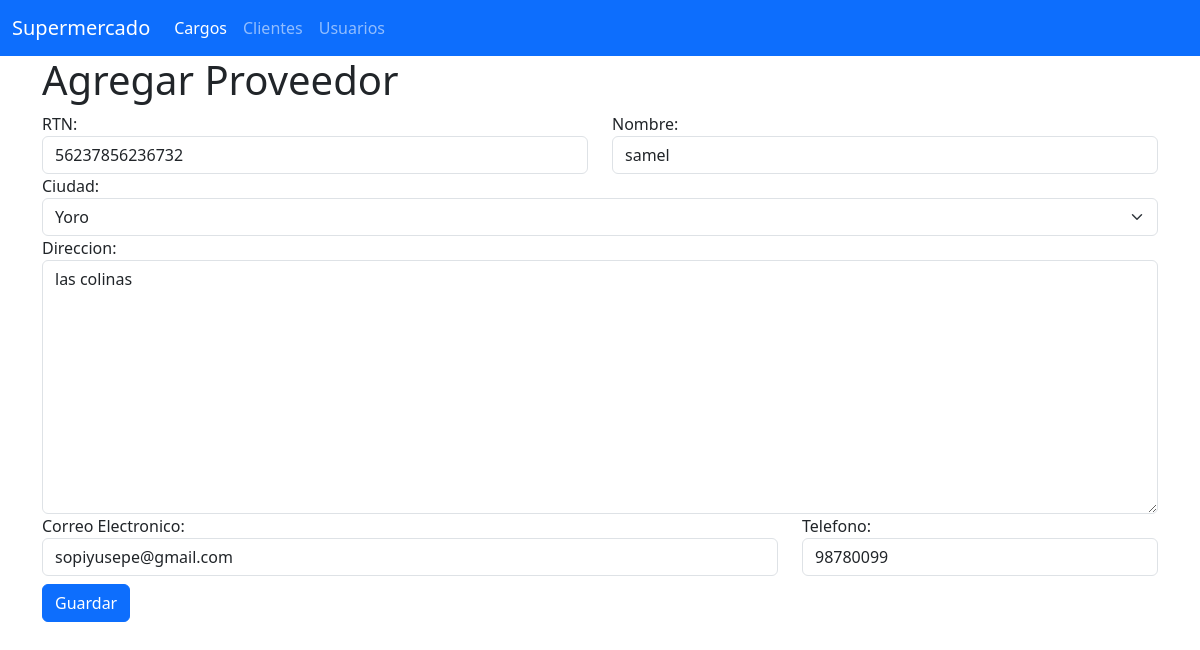
Screenshot of /inventario/proveedores/17707114-5eeb-44e5-bb0b-2cc6d7f591f2/actualizar with the database file from the repository.
### Inventario/models.py (models this page shows, shortened)
class Proveedor(models.Model):
    uuid =  models.UUIDField(primary_key=True, unique=True, default=uuid4, verbose_name='UUID')
    rtn =  models.CharField(max_length=14, verbose_name='RTN', help_text='Ingrese el RTN del proveedor')
    name =  models.CharField(max_length=150, verbose_name='Nombre', help_text='Ingrese el nombre del proveedor')
    city =  models.CharField(max_length=4, choices=CITIES, verbose_name='Ciudad', help_text='Seleccione la ciudad del proveedor')
    address =  models.CharField(max_length=255, verbose_name='Direccion', help_text='Ingrese la direccion del proveedor')
    email  =  models.CharField(max_length=70, verbose_name='Correo Electrónico', help_text='Ingrese el correo electronico del proveedor')
    phone =  models.CharField(max_length=8, verbose_name='Telefono', help_text='Ingrese el correo del proveedor')
    status =  models.BooleanField(default=True, verbose_name='Estado', help_text='Seleccione el estado del proveedor')
    createdAt =  models.DateTimeField(auto_now_add=True)
    updatedAt =  models.DateTimeField(auto_now=True)

### Inventario/views.py (the view)
# urls.py: path('proveedores/<uuid:uuid>/actualizar', ActualizarProveedor.as_view(), name='actualizar_proveedor'),
class ActualizarProveedor(View):
    def get(self, request, uuid):
        proveedor =  Proveedor.objects.get(uuid=uuid)
        form =  UpdateProveedorForm(instance=proveedor)
        return render(request, 'proveedores/agregar_proveedor.html', {'form': form})

### Inventario/forms.py
class UpdateProveedorForm(forms.ModelForm):
    rtn =  forms.CharField(max_length=14, label='RTN', widget=forms.TextInput(attrs={'class':'form-control'}))
    name =  forms.CharField(max_length=150, label='Nombre', widget=forms.TextInput(attrs={'class':'form-control'}))
    city =  forms.CharField(max_length=4, label='Ciudad',widget=forms.Select(attrs={'class':'form-select'}, choices=CITIES))
    address = forms.CharField(max_length=255, label='Direccion', widget=forms.Textarea(attrs={'class': 'form-control'}))
    email = forms.CharField(max_length=70, label='Correo Electronico', widget=forms.TextInput(attrs={'class':'form-control', 'type':'email'}))
    phone =  forms.CharField(max_length=8, label='Telefono', widget=forms.TextInput(attrs={'class':'form-control'}))
    class Meta:
        model = Proveedor
        fields = ['rtn', 'name', 'city', 'address', 'email', 'phone']

### Inventario/templates/proveedores/agregar_proveedor.html (shortened to what this page needs)
{% extends "base.html" %}
{% block body %}
    <h1>Agregar Proveedor</h1>
    <form method="post">
        <div class="row">
            <div class="col-6">
                {{form.rtn.label_tag}}
                {{form.rtn}}
            </div>
            <div class="col-6">
                {{form.name.label_tag}}
                {{form.name}}
            </div>
            <div class="col-12">
                {{form.city.label_tag}}
                {{form.city}}
            </div>
            <div class="col-12">
                {{form.address.label_tag}}
                {{form.address}}
            </div>
            <div class="col-8">
                {{form.email.label_tag}}
                {{form.email}}
            </div>
            <div class="col-4">
                {{form.phone.label_tag}}
                {{form.phone}}
            </div>
        </div>
        <button type="submit" class="btn btn-primary mt-2">Guardar</button>
    </form>
{% endblock %}

### rows the page displays
Proveedor: rtn "56237856236732", name "samel", city "Yoro", address "las colinas", email "sopiyusepe@gmail.com", phone "98780099"
